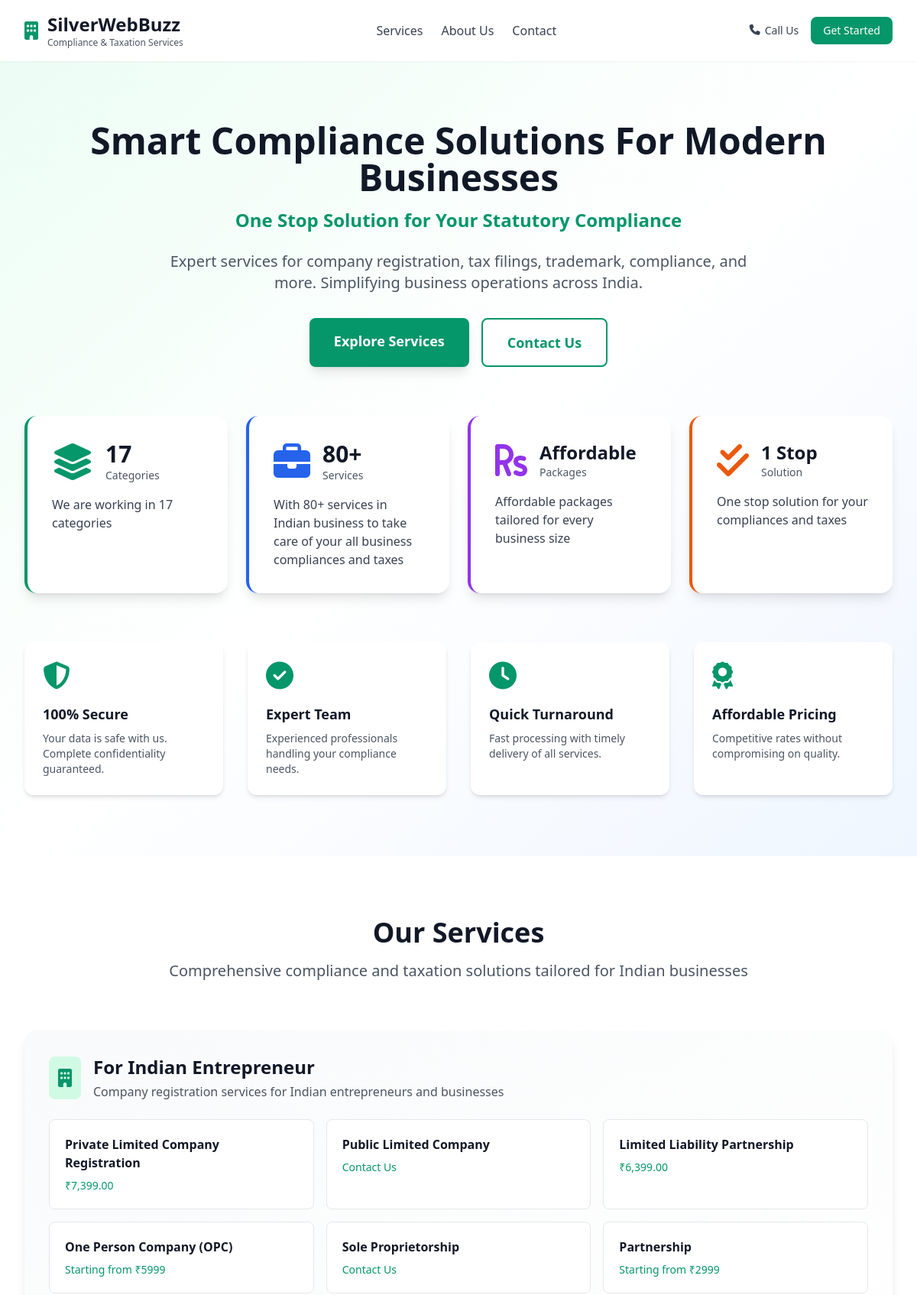
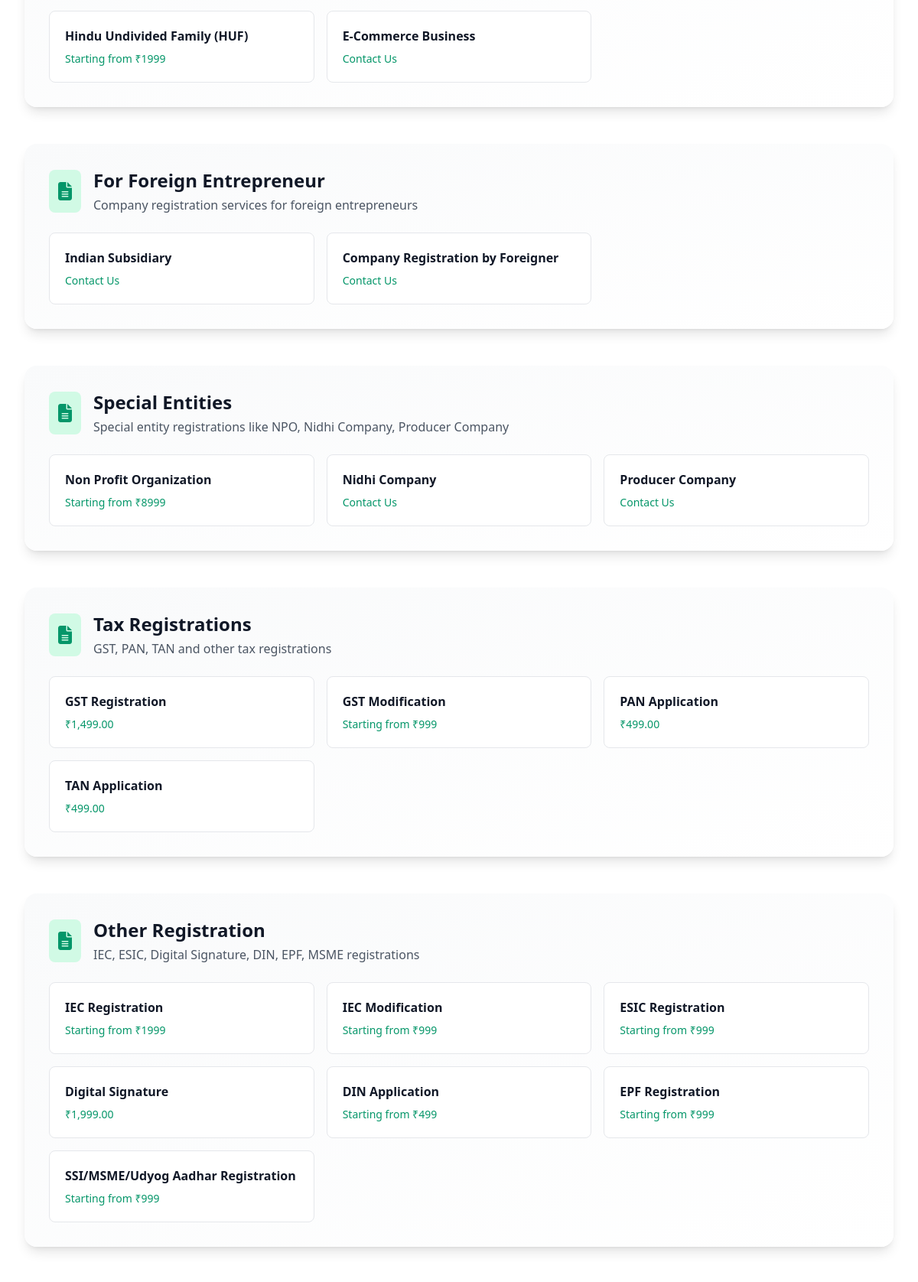
The page / (upper part) on the database its author committed (2 pictures, top to bottom).
### tables this page shows
CREATE TABLE IF NOT EXISTS service_categories (
  id INT AUTO_INCREMENT PRIMARY KEY,
  name VARCHAR(255) UNIQUE NOT NULL,
  description TEXT,
  display_order INT NOT NULL DEFAULT 0,
  status ENUM('active', 'inactive') DEFAULT 'active',
  created_at TIMESTAMP DEFAULT CURRENT_TIMESTAMP
);

CREATE TABLE IF NOT EXISTS services (
  id INT AUTO_INCREMENT PRIMARY KEY,
  category_id INT NOT NULL,
  name VARCHAR(255) NOT NULL,
  description TEXT,
  price DECIMAL(10, 2) NULL,
  price_text VARCHAR(255) NULL,
  is_featured BOOLEAN DEFAULT FALSE,
  display_order INT NOT NULL DEFAULT 0,
  created_at TIMESTAMP DEFAULT CURRENT_TIMESTAMP,
  FOREIGN KEY (category_id) REFERENCES service_categories(id) ON DELETE CASCADE,
  INDEX idx_category_id (category_id),
  INDEX idx_display_order (display_order)
);

### statutory/config/database.php (called while the page is built, shortened)
<?php
class Database {
    private static $instance = null;
    private $conn;
    private function __construct() {
        try {
            if (DB_TYPE === 'pgsql') {
                $dsn = "pgsql:host=" . DB_HOST . ";port=" . DB_PORT . ";dbname=" . DB_NAME;
            } else {
                $dsn = "mysql:host=" . DB_HOST . ";port=" . DB_PORT . ";dbname=" . DB_NAME . ";charset=utf8mb4";
            }
            $this->conn = new PDO($dsn, DB_USER, DB_PASS);
            $this->conn->setAttribute(PDO::ATTR_ERRMODE, PDO::ERRMODE_EXCEPTION);
            $this->conn->setAttribute(PDO::ATTR_DEFAULT_FETCH_MODE, PDO::FETCH_ASSOC);
        } catch(PDOException $e) {
            error_log("Database connection failed: " . $e->getMessage());
            die("Database connection failed. Please check your configuration.");
        }
    }
    public static function getInstance() {
        if (self::$instance === null) {
            self::$instance = new self();
        }
        return self::$instance;
    }
    public function getCategories() {
        try {
            $stmt = $this->conn->prepare("SELECT * FROM service_categories WHERE status = 'active' ORDER BY display_order ASC");
            $stmt->execute();
            return $stmt->fetchAll();
        } catch(PDOException $e) {
            error_log("Error fetching categories: " . $e->getMessage());
            return [];
        }
    }
    public function getServices() {
        try {
            $stmt = $this->conn->prepare("SELECT * FROM services ORDER BY display_order ASC");
            $stmt->execute();
            return $stmt->fetchAll();
        } catch(PDOException $e) {
            error_log("Error fetching services: " . $e->getMessage());
            return [];
        }
    }
}

### statutory/includes/services.php (the view, shortened to what this page needs)
<?php
require_once __DIR__ . '/../config/database.php';
$db = Database::getInstance();
$categories = $db->getCategories();
$allServices = $db->getServices();
$categoriesWithServices = [];
foreach ($categories as $category) {
    $categoryServices = array_filter($allServices, function($service) use ($category) {
        return $service['category_id'] === $category['id'];
    });
    $categoriesWithServices[] = [
        'category' => $category,
        'services' => array_values($categoryServices)
    ];
}
$categoryIcons = [
    'For Indian Entrepreneur' => 'fa-building',
    'Tax Registrations' => 'fa-file-alt',
    'Returns' => 'fa-calculator',
    'Annual Filings' => 'fa-folder-open',
    'Change Services' => 'fa-edit',
    'Closure' => 'fa-times-circle',
    'Legal Drafting' => 'fa-file-edit',
    'Special' => 'fa-star',
    'Trademark' => 'fa-award',
    'Copyright' => 'fa-copyright',
    'Patent' => 'fa-lightbulb',
    'Accounting' => 'fa-book-open',
    'Payroll' => 'fa-users',
    'Digital Presence' => 'fa-globe',
];
?>
<section id="services" class="py-20 bg-white">
    <div class="max-w-7xl mx-auto px-4 sm:px-6 lg:px-8">
        <div class="text-center mb-16">
            <h2 class="text-4xl font-bold text-gray-900 mb-4">Our Services</h2>
            <p class="text-xl text-gray-600 max-w-3xl mx-auto">
                Comprehensive compliance and taxation solutions tailored for Indian businesses
            </p>
        </div>
        <div class="space-y-12">
            <?php if (empty($categoriesWithServices)): ?>
                <div class="text-center py-12">
                    <p class="text-gray-600">No services available at the moment. Please check back later.</p>
                </div>
            <?php else: ?>
                <?php foreach ($categoriesWithServices as $item):
                    $category = $item['category'];
                    $services = $item['services'];
                    $iconClass = $categoryIcons[$category['name']] ?? 'fa-file-alt';
                ?>
                    <div class="bg-gradient-to-br from-gray-50 to-white rounded-2xl p-8 shadow-lg">
                        <div class="flex items-center mb-6">
                            <div class="bg-emerald-100 p-3 rounded-lg mr-4 text-emerald-600">
                                <i class="fas <?php echo $iconClass; ?> text-2xl"></i>
                            </div>
                            <div>
                                <h3 class="text-2xl font-bold text-gray-900"><?php echo htmlspecialchars($category['name']); ?></h3>
                                <?php if (!empty($category['description'])): ?>
                                    <p class="text-gray-600 mt-1"><?php echo htmlspecialchars($category['description']); ?></p>
                                <?php endif; ?>
                            </div>
                        </div>
                        <?php if (!empty($services)): ?>
                            <div class="grid grid-cols-1 md:grid-cols-2 lg:grid-cols-3 gap-4">
                                <?php foreach ($services as $service): ?>
                                    <a href="/statutory/service.php?id=<?php echo urlencode($service['id']); ?>"
                                       class="bg-white p-5 rounded-lg border border-gray-200 hover:border-emerald-500 hover:shadow-md transition-all group cursor-pointer block">
                                        <h4 class="font-semibold text-gray-900 mb-2 group-hover:text-emerald-600 transition-colors">
                                            <?php echo htmlspecialchars($service['name']); ?>
                                        </h4>
                                        <p class="text-emerald-600 font-medium text-sm">
                                            <?php
                                            if (!empty($service['price_text'])) {
                                                echo htmlspecialchars($service['price_text']);
                                            } elseif (!empty($service['price'])) {
                                                echo '₹' . number_format($service['price'], 2);
                                            } else {
                                                echo 'Contact Us';
                                            }
                                            ?>
                                        </p>
                                    </a>
                                <?php endforeach; ?>
                            </div>
                        <?php else: ?>
                            <p class="text-gray-500 text-sm">No services available in this category.</p>
                        <?php endif; ?>
                    </div>
                <?php endforeach; ?>
            <?php endif; ?>
        </div>
    </div>
</section>

### statutory/assets/css/style.css (style rules this page uses)
html { scroll-behavior: smooth; }
.transition-all { transition-property: all; transition-timing-function: cubic-bezier(0.4, 0, 0.2, 1); transition-duration: 150ms; }
.fas, .fab { display: inline-block; }

### rows shown on the page
service_categories: name "For Indian Entrepreneur", description "Company registration services for Indian entrepreneurs and businesses"
services: name "Private Limited Company Registration", price "7,399.00"
services: name "Public Limited Company", price_text "Contact Us"
services: name "Limited Liability Partnership", price "6,399.00"
services: name "One Person Company (OPC)", price_text "Starting from ₹5999"
services: name "Sole Proprietorship", price_text "Contact Us"
services: name "Partnership", price_text "Starting from ₹2999"
services: name "Hindu Undivided Family (HUF)", price_text "Starting from ₹1999"
services: name "E-Commerce Business", price_text "Contact Us"
service_categories: name "For Foreign Entrepreneur", description "Company registration services for foreign entrepreneurs"
services: name "Indian Subsidiary", price_text "Contact Us"
services: name "Company Registration by Foreigner", price_text "Contact Us"
service_categories: name "Special Entities", description "Special entity registrations like NPO, Nidhi Company, Producer Company"
services: name "Non Profit Organization", price_text "Starting from ₹8999"
services: name "Nidhi Company", price_text "Contact Us"
services: name "Producer Company", price_text "Contact Us"
service_categories: name "Tax Registrations", description "GST, PAN, TAN and other tax registrations"
services: name "GST Registration", price "1,499.00"
services: name "GST Modification", price_text "Starting from ₹999"
services: name "PAN Application", price "499.00"
services: name "TAN Application", price "499.00"
service_categories: name "Other Registration", description "IEC, ESIC, Digital Signature, DIN, EPF, MSME registrations"
services: name "IEC Registration", price_text "Starting from ₹1999"
services: name "IEC Modification", price_text "Starting from ₹999"
services: name "ESIC Registration", price_text "Starting from ₹999"
services: name "Digital Signature", price "1,999.00"
services: name "DIN Application", price_text "Starting from ₹499"
services: name "EPF Registration", price_text "Starting from ₹999"
services: name "SSI/MSME/Udyog Aadhar Registration", price_text "Starting from ₹999"
